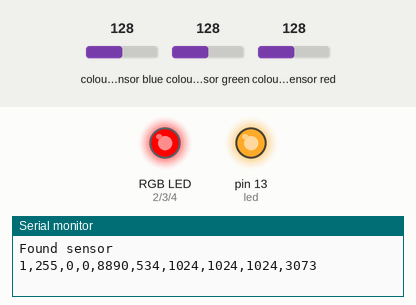
The sketch below on a simulated Arduino Uno, built with avr-gcc and run on an emulated ATmega328P. Shown: an RGB LED mixed from three pins (HIGH = lit), output pins drawn as LEDs (lit = HIGH), the last lines printed to the serial monitor. Inputs (shaded band) come from the test bench; at power-on: colour sensor blue 128, colour sensor green 128, colour sensor red 128.

Above: at 0.22 s.
At 3.26 s:
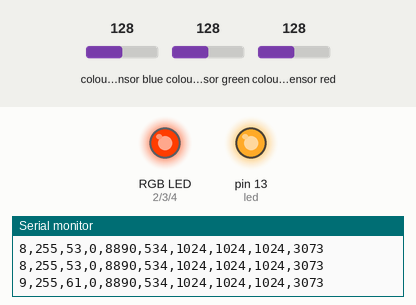
At 6.68 s:
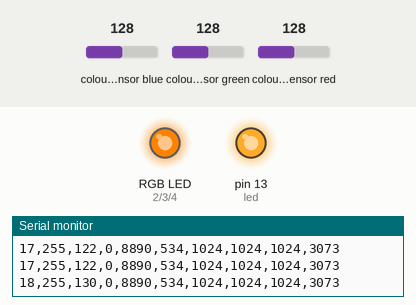
At 13.0 s:
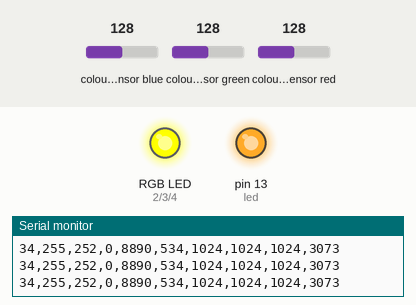
At 19.1 s:
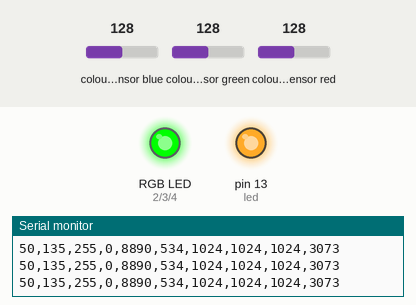
At 32.0 s:
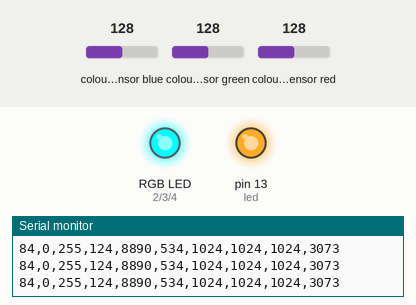
Timing chart, 0 to 40.0 s (numbered marks = the images above):
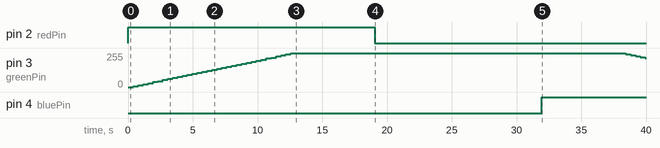

Measured:
- by itself, pin 2 (redPin): LOW → HIGH at 0.03 s, → LOW 19.0 s later
- by itself, pin 3 (greenPin): rises from 0/255 to 255/255 in 12.5 s, then falls to 216/255 in 27.0 s
- by itself, pin 4 (bluePin): LOW → HIGH at 32.0 s

The sketch:

light-frequency-brightness.ino
```cpp
/*
  This code is a wrapper for the Adafruit TCS34725 library
  It will print RGB values, color temperature, and lux values to the serial monitor

  Created by: Dorian Spiegel
  Carrier: Ellis-C
*/

#include <Wire.h>
#include "Adafruit_TCS34725.h"

// ------------------ CONSTANTS ------------------

// this is the pin corresponding to the LED on the board
#define led 13

// define the pins for the RGB LED
#define redPin 2
#define greenPin 3
#define bluePin 4

uint16_t trial = 0;
uint16_t numTrials = 200;

Adafruit_TCS34725 tcs = Adafruit_TCS34725(TCS34725_INTEGRATIONTIME_50MS, TCS34725_GAIN_4X);

typedef struct {
  int red;
  int green;
  int blue;
} RGB;

// Generate numColors colors that are as different as possible and store them in the rainbow array
void generateRainbow(int numColors, RGB* rainbow) {
  int i;

  for (i = 0; i < numColors; ++i) {
    // Calculate the hue value based on the position in the rainbow
    float hue = i * (360.0 / numColors);

    // Convert hue to RGB values
    rainbow[i].red = 255;
    rainbow[i].green = 0;
    rainbow[i].blue = 0;
    hsvToRgb(&rainbow[i].red, &rainbow[i].green, &rainbow[i].blue, hue);
  }
}

// Convert HSV (hue, saturation, value) to RGB values
void hsvToRgb(int* r, int* g, int* b, float h) {
  int i = static_cast<int>(floor(h / 60.0)) % 6;
  float f = (h / 60.0) - static_cast<int>(floor(h / 60.0));
  float p = 0.0;
  float q = 1.0 - f;
  float t = f;

  switch (i) {
    case 0:
      *r = 255;
      *g = floor(255 * t);
      *b = floor(255 * p);
      break;
    case 1:
      *r = floor(255 * q);
      *g = 255;
      *b = floor(255 * p);
      break;
    case 2:
      *r = floor(255 * p);
      *g = 255;
      *b = floor(255 * t);
      break;
    case 3:
      *r = floor(255 * p);
      *g = floor(255 * q);
      *b = 255;
      break;
    case 4:
      *r = floor(255 * t);
      *g = floor(255 * p);
      *b = 255;
      break;
    case 5:
      *r = 255;
      *g = floor(255 * p);
      *b = floor(255 * q);
      break;
  }
}

// define rainbow
RGB* rainbow;

void setup() {
  Serial.println("Starting up ...");
  rainbow = (RGB*)malloc(sizeof(RGB) * 10);
  generateRainbow(numTrials, rainbow);

  pinMode(led, OUTPUT);
  pinMode(redPin, OUTPUT);
  pinMode(greenPin, OUTPUT);
  pinMode(bluePin, OUTPUT);

  // turn onboard led off
  digitalWrite(led, HIGH);

  Serial.begin(9600);

  if (tcs.begin()) {
    Serial.println("Found sensor");
  } else {
    Serial.println("No sensor found ... check your connections");
    while (1); // stop here *halt
  }
}

void loop() {
  uint16_t tests = 3;

  for (int i = 0; i < tests; i++) {
    if (trial > numTrials - 1) {
      Serial.println("\n\n\n\n\n\n ------- NEW DATA ------- \n\n\n\n\n\n");
      trial = 0;
    }

    char dataOut[50];
    sprintf(dataOut, "%d,", trial+1);

    RGB color = rainbow[trial];
    analogWrite(redPin, color.red);
    analogWrite(greenPin, color.green);
    analogWrite(bluePin, color.blue);

    sprintf(dataOut + strlen(dataOut), "%d,%d,%d,", color.red, color.green, color.blue);

    uint16_t r, g, b, c, colorTemp, lux;

    delay(75);

    tcs.getRawData(&r, &g, &b, &c);
    colorTemp = tcs.calculateColorTemperature(r, g, b);
    lux = tcs.calculateLux(r, g, b);

    // takes 50 ms for the sensor to update

    sprintf(dataOut + strlen(dataOut), "%d,%d,%d,%d,%d,%d", colorTemp, lux, r, g, b, c);
    Serial.println(dataOut);
  }

  trial += 1;
}
```
